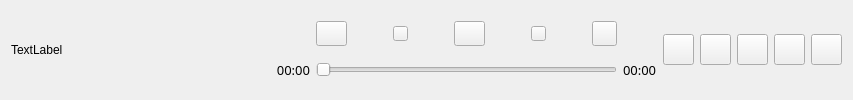
     <widget class="QWidget" name="widget_tail" native="true">
      <layout class="QHBoxLayout" name="horizontalLayout_9">
       <item>
        <layout class="QVBoxLayout" name="verticalLayout">
         <property name="spacing">
          <number>0</number>
         </property>
         <property name="sizeConstraint">
          <enum>QLayout::SetDefaultConstraint</enum>
         </property>
         <item>
          <widget class="QLabel" name="label">
           <property name="sizePolicy">
            <sizepolicy hsizetype="Minimum" vsizetype="Minimum">
             <horstretch>0</horstretch>
             <verstretch>0</verstretch>
            </sizepolicy>
           </property>
           <property name="minimumSize">
            <size>
             <width>259</width>
             <height>34</height>
            </size>
           </property>
           <property name="maximumSize">
            <size>
             <width>259</width>
             <height>59</height>
            </size>
           </property>
           <property name="text">
            <string>TextLabel</string>
           </property>
          </widget>
         </item>
        </layout>
       </item>
       <item>
        <layout class="QVBoxLayout" name="verticalLayout_2">
         <item>
          <layout class="QHBoxLayout" name="horizontalLayout_8" stretch="10">
           <item>
            <layout class="QHBoxLayout" name="horizontalLayout_6">
             <item>
              <spacer name="horizontalSpacer_8">
               <property name="orientation">
                <enum>Qt::Horizontal</enum>
               </property>
               <property name="sizeHint" stdset="0">
                <size>
                 <width>40</width>
                 <height>20</height>
                </size>
               </property>
              </spacer>
             </item>
             <item>
              <widget class="QPushButton" name="pushButton_like">
               <property name="sizePolicy">
                <sizepolicy hsizetype="Maximum" vsizetype="Maximum">
                 <horstretch>0</horstretch>
                 <verstretch>0</verstretch>
                </sizepolicy>
               </property>
               <property name="maximumSize">
                <size>
                 <width>31</width>
                 <height>31</height>
                </size>
               </property>
               <property name="text">
                <string/>
               </property>
              </widget>
             </item>
             <item>
              <spacer name="horizontalSpacer">
               <property name="orientation">
                <enum>Qt::Horizontal</enum>
               </property>
               <property name="sizeType">
                <enum>QSizePolicy::Fixed</enum>
               </property>
               <property name="sizeHint" stdset="0">
                <size>
                 <width>40</width>
                 <height>20</height>
                </size>
               </property>
              </spacer>
             </item>
             <item>
              <widget class="QPushButton" name="pushButton_life_music">
               <property name="sizePolicy">
                <sizepolicy hsizetype="Maximum" vsizetype="Maximum">
                 <horstretch>0</horstretch>
                 <verstretch>0</verstretch>
                </sizepolicy>
               </property>
               <property name="maximumSize">
                <size>
                 <width>15</width>
                 <height>15</height>
                </size>
               </property>
               <property name="text">
                <string/>
               </property>
              </widget>
             </item>
             <item>
              <spacer name="horizontalSpacer_4">
               <property name="orientation">
                <enum>Qt::Horizontal</enum>
               </property>
               <property name="sizeType">
                <enum>QSizePolicy::Fixed</enum>
               </property>
               <property name="sizeHint" stdset="0">
                <size>
                 <width>40</width>
                 <height>20</height>
                </size>
               </property>
              </spacer>
             </item>
             <item>
              <widget class="QPushButton" name="pushButton_stop">
               <property name="sizePolicy">
                <sizepolicy hsizetype="Maximum" vsizetype="Maximum">
                 <horstretch>0</horstretch>
                 <verstretch>0</verstretch>
                </sizepolicy>
               </property>
               <property name="maximumSize">
                <size>
                 <width>31</width>
                 <height>31</height>
                </size>
               </property>
               <property name="text">
                <string/>
               </property>
               <property name="checkable">
                <bool>true</bool>
               </property>
              </widget>
             </item>
             <item>
              <spacer name="horizontalSpacer_5">
               <property name="orientation">
                <enum>Qt::Horizontal</enum>
               </property>
               <property name="sizeType">
                <enum>QSizePolicy::Fixed</enum>
               </property>
               <property name="sizeHint" stdset="0">
                <size>
                 <width>40</width>
                 <height>20</height>
                </size>
               </property>
              </spacer>
             </item>
             <item>
              <widget class="QPushButton" name="pushButton_right_music">
               <property name="sizePolicy">
                <sizepolicy hsizetype="Maximum" vsizetype="Maximum">
                 <horstretch>0</horstretch>
                 <verstretch>0</verstretch>
                </sizepolicy>
               </property>
               <property name="maximumSize">
                <size>
                 <width>15</width>
                 <height>15</height>
                </size>
               </property>
               <property name="text">
                <string/>
               </property>
              </widget>
             </item>
             <item>
              <spacer name="horizontalSpacer_6">
               <property name="orientation">
                <enum>Qt::Horizontal</enum>
               </property>
               <property name="sizeType">
                <enum>QSizePolicy::Fixed</enum>
               </property>
               <property name="sizeHint" stdset="0">
                <size>
                 <width>40</width>
                 <height>20</height>
                </size>
               </property>
              </spacer>
             </item>
             <item>
              <widget class="QPushButton" name="pushButton_ci">
               <property name="sizePolicy">
                <sizepolicy hsizetype="Maximum" vsizetype="Maximum">
                 <horstretch>0</horstretch>
                 <verstretch>0</verstretch>
                </sizepolicy>
               </property>
               <property name="maximumSize">
                <size>
                 <width>25</width>
                 <height>25</height>
                </size>
               </property>
               <property name="text">
                <string/>
               </property>
              </widget>
             </item>
             <item>
              <spacer name="horizontalSpacer_7">
               <property name="orientation">
                <enum>Qt::Horizontal</enum>
               </property>
               <property name="sizeHint" stdset="0">
                <size>
                 <width>40</width>
                 <height>20</height>
                </size>
               </property>
              </spacer>
             </item>
            </layout>
           </item>
          </layout>
         </item>
         <item>
          <layout class="QHBoxLayout" name="horizontalLayout_7">
           <item>
            <widget class="QLabel" name="label_time">
             <property name="maximumSize">
              <size>
               <width>45</width>
               <height>16</height>
              </size>
             </property>
             <property name="font">
              <font>
               <family>宋体</family>
               <pointsize>10</pointsize>
              </font>
             </property>
             <property name="text">
              <string>00:00</string>
             </property>
             <property name="alignment">
              <set>Qt::AlignRight|Qt::AlignTrailing|Qt::AlignVCenter</set>
             </property>
            </widget>
           </item>
           <item>
            <widget class="QSlider" name="horizontalSlider_music">
             <property name="orientation">
              <enum>Qt::Horizontal</enum>
             </property>
            </widget>
           </item>
           <item>
            <widget class="QLabel" name="label_time_long">
             <property name="maximumSize">
              <size>
               <width>45</width>
               <height>16</height>
              </size>
             </property>
             <property name="font">
              <font>
               <family>宋体</family>
               <pointsize>10</pointsize>
              </font>
             </property>
             <property name="text">
              <string>00:00</string>
             </property>
            </widget>
           </item>
          </layout>
         </item>
        </layout>
       </item>
       <item>
        <layout class="QHBoxLayout" name="horizontalLayout">
         <item>
          <widget class="QPushButton" name="pushButton_bz">
           <property name="sizePolicy">
            <sizepolicy hsizetype="Maximum" vsizetype="Maximum">
             <horstretch>0</horstretch>
             <verstretch>0</verstretch>
            </sizepolicy>
           </property>
           <property name="maximumSize">
            <size>
             <width>31</width>
             <height>31</height>
            </size>
           </property>
           <property name="text">
            <string/>
           </property>
          </widget>
         </item>
         <item>
          <widget class="QPushButton" name="pushButton_voice">
           <property name="sizePolicy">
            <sizepolicy hsizetype="Maximum" vsizetype="Maximum">
             <horstretch>0</horstretch>
             <verstretch>0</verstretch>
            </sizepolicy>
           </property>
           <property name="maximumSize">
            <size>
             <width>31</width>
             <height>31</height>
            </size>
           </property>
           <property name="text">
            <string/>
           </property>
          </widget>
         </item>
         <item>
          <widget class="QPushButton" name="pushButton_voice2">
           <property name="sizePolicy">
            <sizepolicy hsizetype="Maximum" vsizetype="Maximum">
             <horstretch>0</horstretch>
             <verstretch>0</verstretch>
            </sizepolicy>
           </property>
           <property name="maximumSize">
            <size>
             <width>31</width>
             <height>31</height>
            </size>
           </property>
           <property name="text">
            <string/>
           </property>
          </widget>
         </item>
         <item>
          <widget class="QPushButton" name="pushButton_listen_all">
           <property name="sizePolicy">
            <sizepolicy hsizetype="Maximum" vsizetype="Maximum">
             <horstretch>0</horstretch>
             <verstretch>0</verstretch>
            </sizepolicy>
           </property>
           <property name="maximumSize">
            <size>
             <width>31</width>
             <height>31</height>
            </size>
           </property>
           <property name="text">
            <string/>
           </property>
          </widget>
         </item>
         <item>
          <widget class="QPushButton" name="pushButton_list">
           <property name="sizePolicy">
            <sizepolicy hsizetype="Maximum" vsizetype="Maximum">
             <horstretch>0</horstretch>
             <verstretch>0</verstretch>
            </sizepolicy>
           </property>
           <property name="maximumSize">
            <size>
             <width>31</width>
             <height>31</height>
            </size>
           </property>
           <property name="text">
            <string/>
           </property>
          </widget>
         </item>
        </layout>
       </item>
      </layout>
     </widget>
